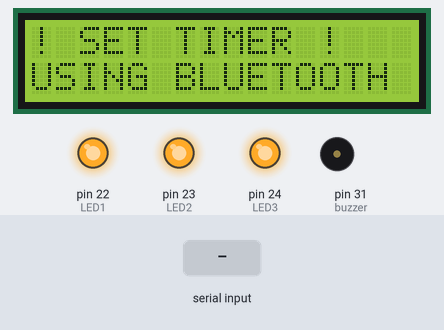
The sketch below on a simulated Arduino Mega 2560, built with avr-gcc and run on an emulated ATmega2560. Shown: 16×2 character LCD, output pins drawn as LEDs (lit = HIGH), buzzer (waves = sounding, pin HIGH). The test bench sets the inputs (shaded band).

Above: at 0.6 s.
1.3 s: "1" received over the second serial link
At 2.8 s:
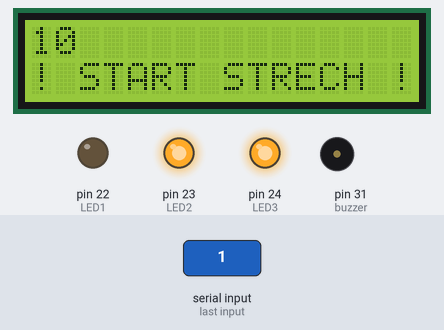
At 13.5 s:
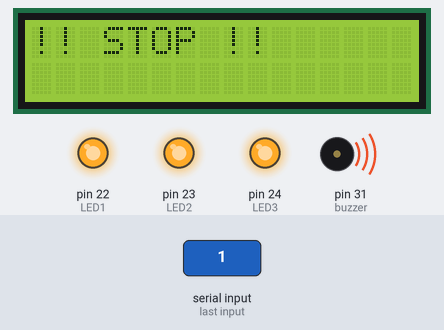
Timing chart, 0 to 26.6 s (numbered marks = the images above; inputs shaded):
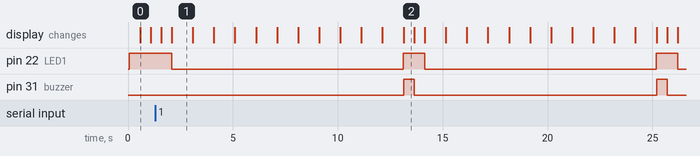

Measured:
- after the input at 1.3 s, pin 22 (LED1): alternates HIGH for 1.0 s and LOW for 11.1 s, starting after 0.78 s; pin 31 (buzzer): alternates HIGH for 0.50 s and LOW for 11.6 s, starting after 11.8 s; the display: first differs from a run without the input after 0.78 s (image 1)
- what the display in image 0 shows lasts 0.5 s, from 0.6 s to 1.1 s
- what the display in image 1 shows lasts 1.0 s, from 2.1 s to 3.1 s

The sketch:

Project_10_Bluetooth_Timer.ino
```cpp
//*LCD INITIALIZATION*//
#include <LiquidCrystal.h>
const int rs=47,rw=46, en=45, d0=44, d1=43, d2=42, d3=41, d4 = 40, d5 = 39, d6 = 38, d7 = 37;
LiquidCrystal lcd(rs, rw,en,d0,d1,d2,d3, d4, d5, d6, d7);

int count;
int count1;
int count2;
int buzzer=31;
int LED1=22;
int LED2=23;
int LED3=24;

char c;

void setup(){
lcd.begin(16,2); //SELECTING LCD COLUMNS & ROWS
 Serial.begin(9600); //INITALIZING SERIAL COMMUNICATION
 Serial2.begin(9600); //INITALIZING BLUETOOTH SERIAL COMMUNICATION
  pinMode(LED1,OUTPUT); //DIFINING LED1 AS OUTPUT DEVICE
  pinMode(LED2,OUTPUT); //DIFINING LED21 AS OUTPUT DEVICE
  pinMode(LED3,OUTPUT); //DIFINING LED21 AS OUTPUT DEVICE
  pinMode(buzzer,OUTPUT); //DIFINING BUZZER AS OUTPUT DEVICE
  digitalWrite(LED1,HIGH); //INITIALIZING LED1 OFF
  digitalWrite(LED2,HIGH); //INITIALIZING LED2 OFF
  digitalWrite(LED3,HIGH); //INITIALIZING LED2 OFF
  lcd.write("PLZ SET TIMER");
  lcd.setCursor(0,1);
  lcd.write("USING BLUETOOTH");
  }
void loop(){
  lcd.noDisplay();
  delay(500);
  lcd.display();
here: lcd.clear();
lcd.write("! SET TIMER !");
  lcd.setCursor(0,1);
  lcd.write("USING BLUETOOTH");
  delay(500);
  if (Serial2.available()){  //IF BLUETOOTH IS CONNECTED
  c=Serial2.read();    //SERIALLY READ FROM BLUETOOTH IS 'c'
  }
  if(c=='1')
  {
  for(count=10;count>=0;count--){
    digitalWrite(LED1,LOW);
    lcd.clear();
    lcd.print(count);
    lcd.setCursor(0,1);
    lcd.print("! START STRECH !");
    delay(1000);
    }
    digitalWrite(LED1,HIGH);
    lcd.clear();
    lcd.print("!! STOP !!");
    digitalWrite(buzzer,HIGH);
    delay(500);
    digitalWrite(buzzer,LOW);
    goto here;
    }
    if(c=='2'){
    for(count1=20;count1>=0;count1--)
    {
      digitalWrite(LED2,LOW);
      lcd.clear();
      lcd.print(count1);
      lcd.setCursor(0,1);
      lcd.print("! JUMPING JACK !");
      delay(1000);
    }
    digitalWrite(LED2,HIGH);
    lcd.clear();
    lcd.print("!! STOP !!");
    digitalWrite(buzzer,HIGH);
    delay(500);
    digitalWrite(buzzer,LOW);
    goto here;
    }
    if(c=='3'){
    for(count2=30;count2>=0;count2--)
    {
      digitalWrite(LED3,LOW);
      lcd.clear();
      lcd.print(count2);
      lcd.setCursor(0,1);
      lcd.print("! SQUATS !");
      delay(1000);
    }
    digitalWrite(LED3,HIGH);
    lcd.clear();
    lcd.print("!! STOP !!");
    digitalWrite(buzzer,HIGH);
    delay(500);
    digitalWrite(buzzer,LOW);
    goto here;
    }}
/*else
  {
   lcd.clear();
   lcd.write("WRONG INPUT"); //LCD OUTPUT
   Serial2.println("WRONG INPUT,PLZ CHECK & REENTER");
  digitalWrite(LED1,HIGH); //LED1 OFF
  digitalWrite(LED2,HIGH);   //LED2 OFF
  digitalWrite(LED3,HIGH);  //LED3 OFF
  }}*/
```
